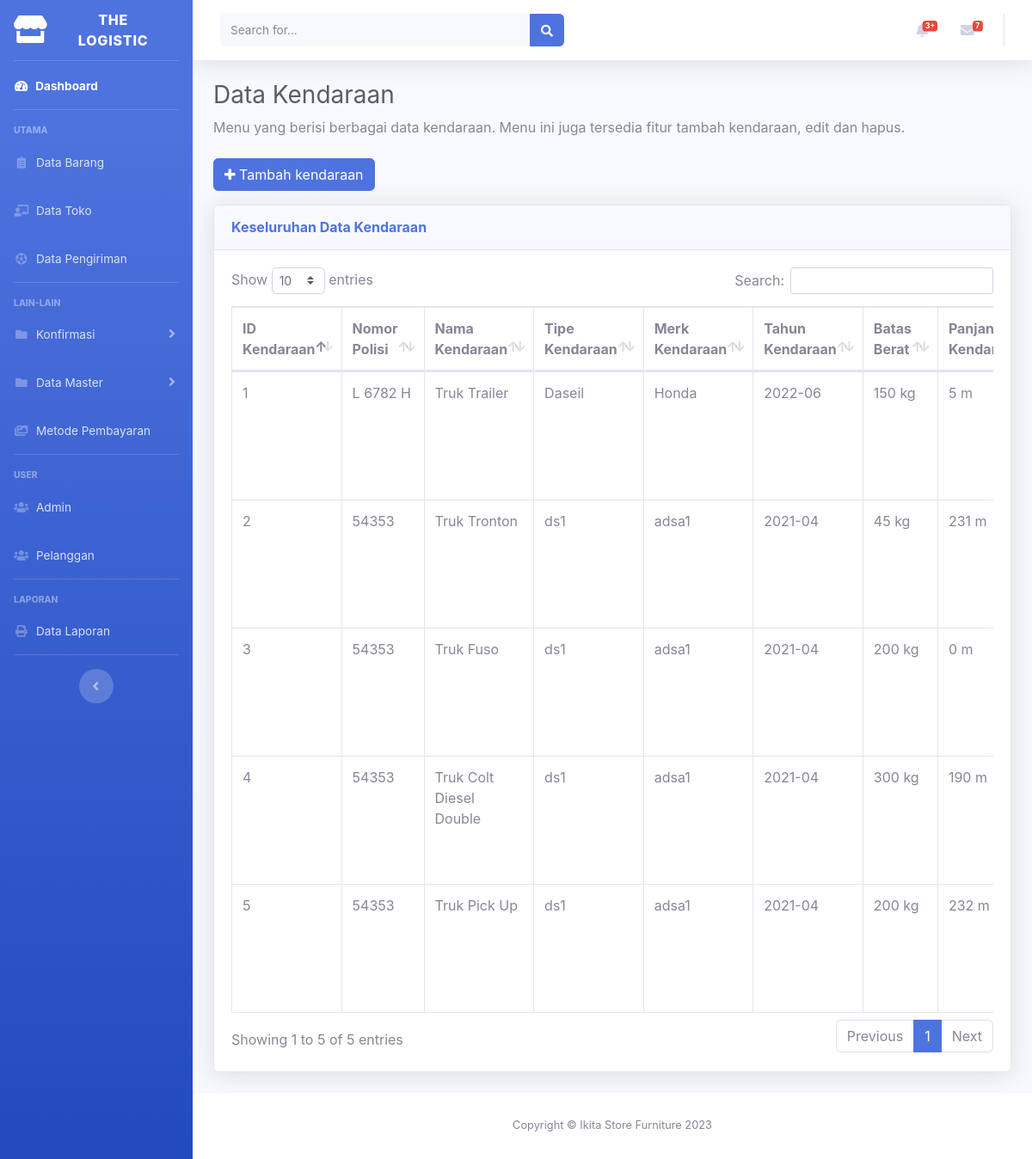
/aplikasi/admin/data-kendaraan.php (signed in), run on the app's committed database.
### tables this page shows
CREATE TABLE `tb_kendaraan` (
  `id_kendaraan` varchar(15) NOT NULL,
  `no_pol` varchar(8) NOT NULL,
  `nama_kendaraan` text NOT NULL,
  `tipe_kendaraan` varchar(8) NOT NULL,
  `merk_kendaraan` text NOT NULL,
  `tahun_kendaraan` varchar(50) NOT NULL,
  `batas_berat` int(11) NOT NULL,
  `panjang_kendaraan` int(11) NOT NULL,
  `lebar_kendaraan` int(11) NOT NULL,
  `tinggi_kendaraan` int(11) NOT NULL,
  `batas_sementara` int(15) NOT NULL,
  `jarak_sementara` int(11) NOT NULL,
  `status_kendaraan` int(11) NOT NULL
);

### aplikasi/admin/data-kendaraan.php (the view, shortened to what this page needs)
<!DOCTYPE html>
<html lang="en">
<head>
  <link href="../assets/vendor/fontawesome-free/css/all.min.css" rel="stylesheet" type="text/css">
  <link href="../assets/vendor/fontawesome/font-awesome.min.css" rel="stylesheet" type="text/css">
  <link href="../assets/css/fonts-googleapis.css" rel="stylesheet">
  <link href="../assets/css/sb-admin-2.min.css" rel="stylesheet">
  <link href="../assets/vendor/datatables/dataTables.bootstrap4.min.css" rel="stylesheet">
</head>
<body id="page-top">
  <div id="wrapper">
    <?php include 'sidebar.php'; ?>
    <div id="content-wrapper" class="d-flex flex-column">
      <div id="content">
        <?php include 'topbar.php'; ?>
        <div class="container-fluid">
          <h1 class="h3 mb-2 text-gray-800">Data Kendaraan</h1>
          <p class="mb-4">Menu yang berisi berbagai data kendaraan. Menu ini juga tersedia fitur tambah kendaraan, edit dan hapus. </p>
          <?php
            $kode = 'KD';
            $query = mysqli_query($koneksi,"SELECT MAX(id_kendaraan) as idnew FROM tb_kendaraan");
            $row = mysqli_fetch_array($query);
            $max_id = $row['idnew'];
            $max_ids = (int) substr($max_id,5,5);
            $id_kendaraan = $max_ids+1;
            $auto = $kode.sprintf("%05s", $id_kendaraan);
          ?>
          <p><a href="form-tambah-kendaraan.php?id=<?php echo $auto; ?>" class="btn btn-primary"><i class="fa fa-plus"></i> Tambah kendaraan</a></p>
          <div class="card shadow mb-4">
            <div class="card-header py-3">
              <h6 class="m-0 font-weight-bold text-primary">Keseluruhan Data Kendaraan</h6>
            </div>
            <div class="card-body">
              <div class="table-responsive">
                <table class="table table-bordered" id="dataTable" width="100%" cellspacing="0">
                  <thead>
                    <tr>
                      <th>ID Kendaraan</th>
                      <th>Nomor Polisi</th>
                      <th>Nama Kendaraan</th>
                      <th>Tipe Kendaraan</th>
                      <th>Merk Kendaraan</th>
                      <th>Tahun Kendaraan</th>
                      <th>Batas Berat</th>
                      <th>Panjang Kendaraan</th>
                    </tr>
                  </thead>
                  <tbody>
                    <?php
                    include "../../koneksi/koneksi.php";
                    $no = 1;
                    $sql = mysqli_query($koneksi,"SELECT * from tb_kendaraan group by id_kendaraan order by id_kendaraan desc");
                      while ($data = mysqli_fetch_array($sql)){
                    ?>
                    <tr>
                      <td><?php echo $no++ ?></td>
                      <td><?php echo $data['no_pol']; ?></td>
                      <td><?php echo $data['nama_kendaraan']; ?></td>
                      <td><?php echo $data['tipe_kendaraan']; ?></td>
                      <td><?php echo $data['merk_kendaraan'];?></td>
                      <td><?php echo $data["tahun_kendaraan"]; ?></td>
                      <td><?php echo $data['batas_berat']; ?> kg</td>
                      <td><?php echo $data['panjang_kendaraan']; ?> m</td>
                    </tr>
                    <?php } ?>
                  </tbody>
                </table>
              </div>
            </div>
          </div>
        </div>
      </div>
      <?php include 'footer.php';  ?>
    </div>
  </div>
 </body>
</html>

### data on the page
tb_kendaraan: no_pol "L 6782 H", nama_kendaraan "Truk Trailer", tipe_kendaraan "Daseil", merk_kendaraan "Honda", tahun_kendaraan "2022-06", batas_berat "150", panjang_kendaraan "5"
tb_kendaraan: no_pol "54353", nama_kendaraan "Truk Tronton", tipe_kendaraan "ds1", merk_kendaraan "adsa1", tahun_kendaraan "2021-04", batas_berat "45", panjang_kendaraan "231"
tb_kendaraan: no_pol "54353", nama_kendaraan "Truk Fuso", tipe_kendaraan "ds1", merk_kendaraan "adsa1", tahun_kendaraan "2021-04", batas_berat "200", panjang_kendaraan "0"
tb_kendaraan: no_pol "54353", nama_kendaraan "Truk Colt Diesel Double", tipe_kendaraan "ds1", merk_kendaraan "adsa1", tahun_kendaraan "2021-04", batas_berat "300", panjang_kendaraan "190"
tb_kendaraan: no_pol "54353", nama_kendaraan "Truk Pick Up", tipe_kendaraan "ds1", merk_kendaraan "adsa1", tahun_kendaraan "2021-04", batas_berat "200", panjang_kendaraan "232"
